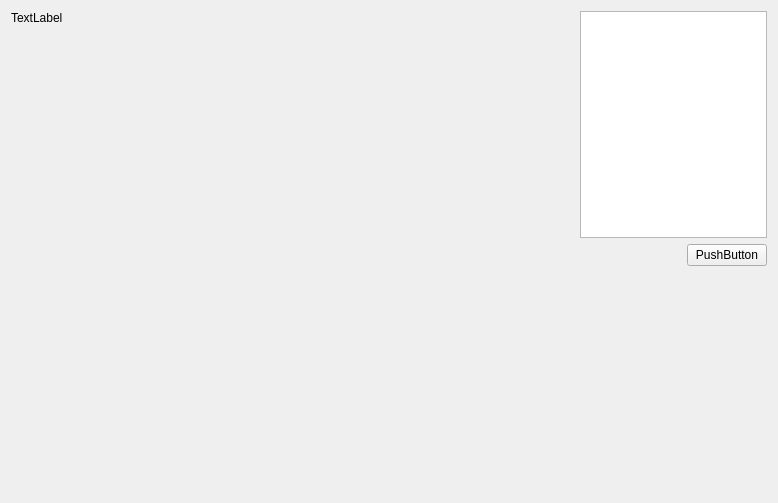
<?xml version="1.0" encoding="UTF-8"?>
<ui version="4.0">
 <class>MainWindow</class>
 <widget class="QMainWindow" name="MainWindow">
  <property name="geometry">
   <rect>
    <x>0</x>
    <y>0</y>
    <width>778</width>
    <height>503</height>
   </rect>
  </property>
  <property name="windowTitle">
   <string>MainWindow</string>
  </property>
  <widget class="QWidget" name="centralWidget">
   <layout class="QHBoxLayout" name="horizontalLayout_2" stretch="3,1">
    <item>
     <widget class="QLabel" name="label">
      <property name="sizePolicy">
       <sizepolicy hsizetype="Expanding" vsizetype="Expanding">
        <horstretch>0</horstretch>
        <verstretch>0</verstretch>
       </sizepolicy>
      </property>
      <property name="text">
       <string>TextLabel</string>
      </property>
      <property name="alignment">
       <set>Qt::AlignLeading|Qt::AlignLeft|Qt::AlignTop</set>
      </property>
     </widget>
    </item>
    <item>
     <layout class="QVBoxLayout" name="verticalLayout">
      <item>
       <widget class="QTextEdit" name="textEdit"/>
      </item>
      <item>
       <layout class="QHBoxLayout" name="horizontalLayout">
        <item>
         <spacer name="horizontalSpacer">
          <property name="orientation">
           <enum>Qt::Horizontal</enum>
          </property>
          <property name="sizeHint" stdset="0">
           <size>
            <width>40</width>
            <height>20</height>
           </size>
          </property>
         </spacer>
        </item>
        <item>
         <widget class="QPushButton" name="pushButton">
          <property name="text">
           <string>PushButton</string>
          </property>
         </widget>
        </item>
       </layout>
      </item>
      <item>
       <spacer name="verticalSpacer">
        <property name="orientation">
         <enum>Qt::Vertical</enum>
        </property>
        <property name="sizeHint" stdset="0">
         <size>
          <width>20</width>
          <height>40</height>
         </size>
        </property>
       </spacer>
      </item>
     </layout>
    </item>
   </layout>
  </widget>
 </widget>
 <layoutdefault spacing="6" margin="11"/>
 <resources/>
 <connections/>
</ui>
